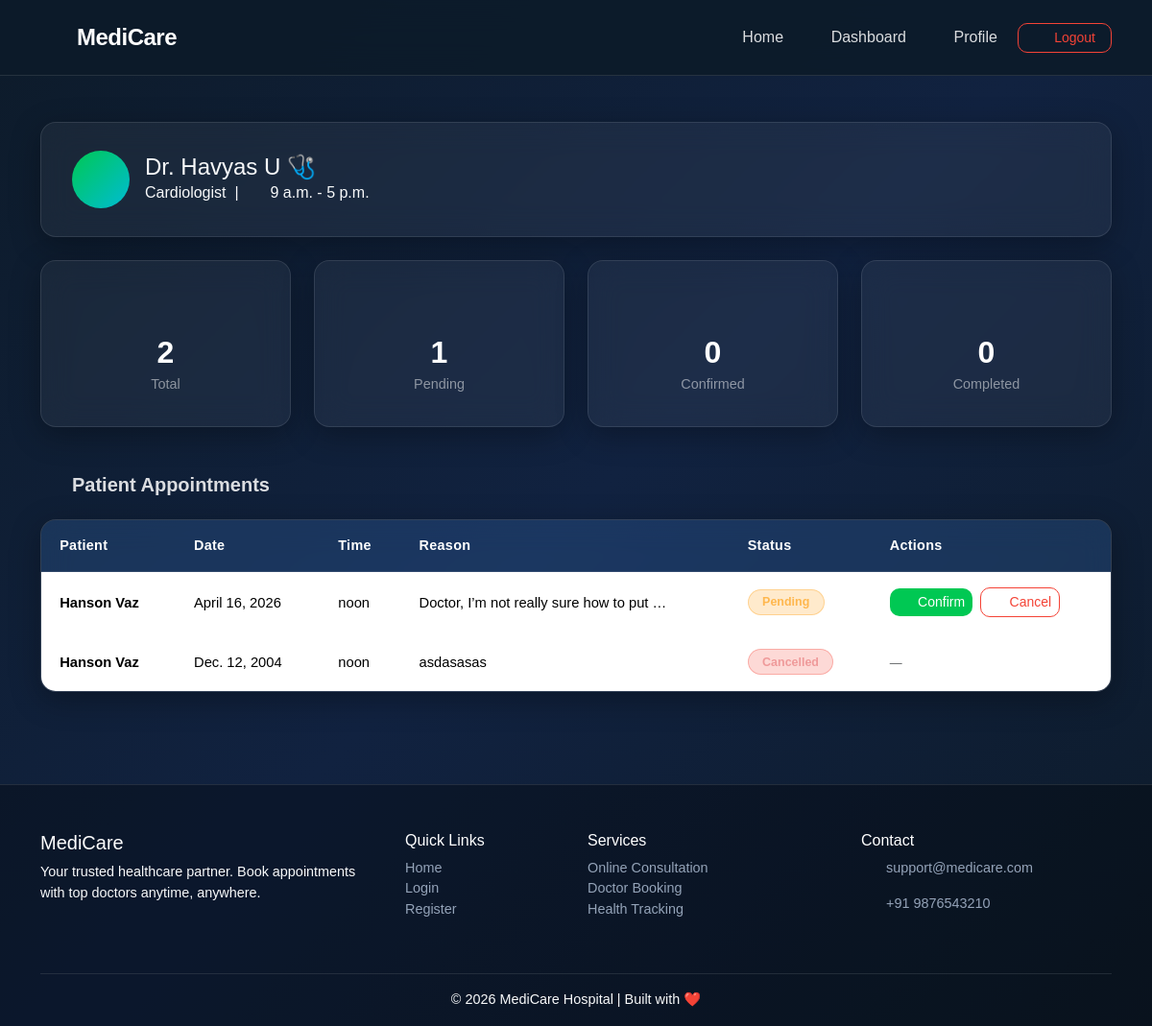
The app's page /doctor/dashboard/ (signed in), older data.
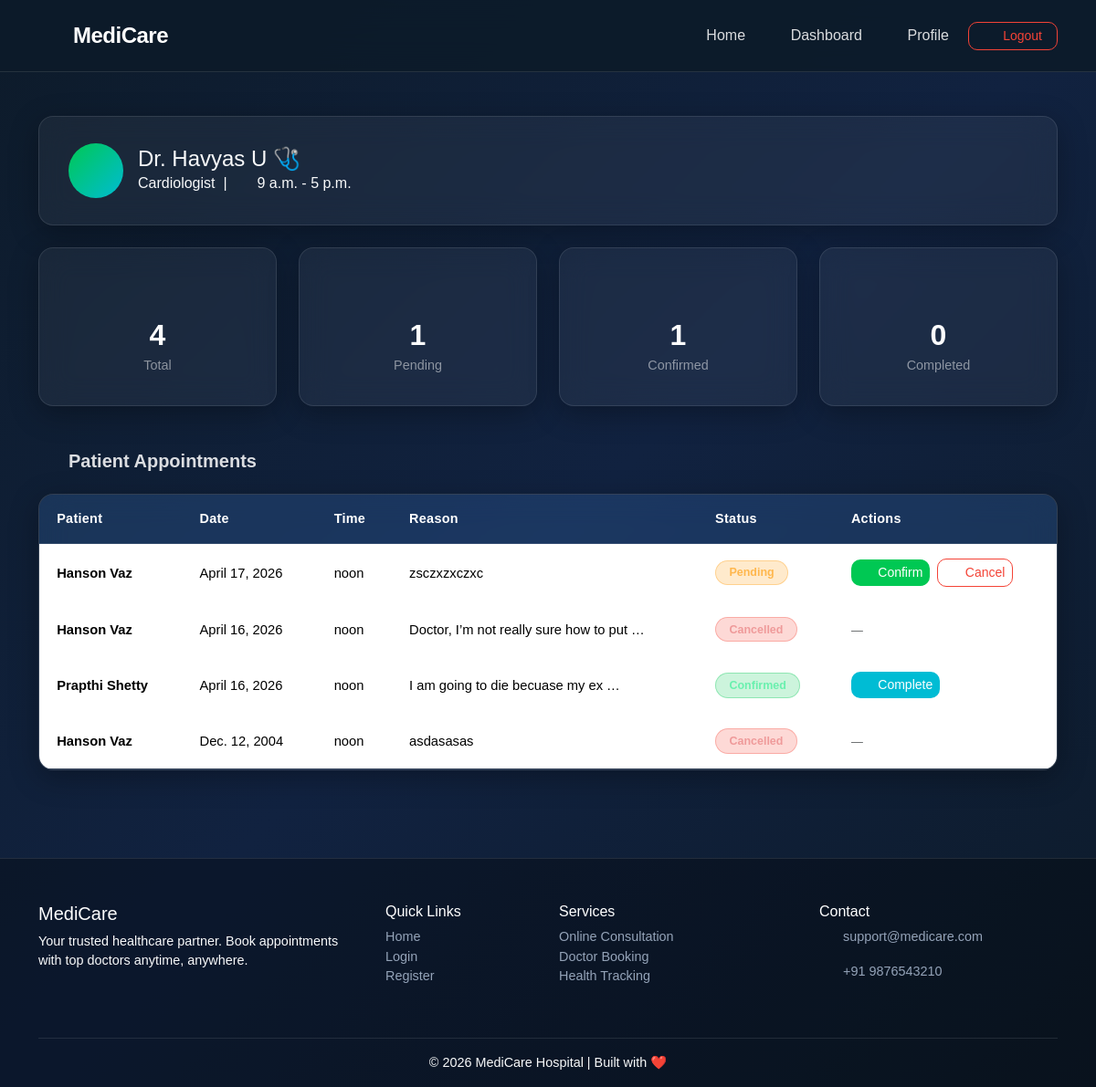
The same page, newer data.
### appointments/models.py (models this page shows, shortened)
class Doctor(models.Model):
    user = models.OneToOneField(User, on_delete=models.CASCADE, related_name='doctor_profile')
    specialization = models.CharField(max_length=100, choices=SPECIALIZATION_CHOICES)
    experience_years = models.PositiveIntegerField(default=0)
    consultation_fee = models.DecimalField(max_digits=8, decimal_places=2, default=0.00)
    available_from = models.TimeField(default='09:00')
    available_to = models.TimeField(default='17:00')
    bio = models.TextField(blank=True, null=True)
    is_available = models.BooleanField(default=True)
    created_at = models.DateTimeField(auto_now_add=True)

class Appointment(models.Model):
    patient = models.ForeignKey(User, on_delete=models.CASCADE, related_name='patient_appointments')
    doctor = models.ForeignKey(Doctor, on_delete=models.CASCADE, related_name='doctor_appointments')
    appointment_date = models.DateField()
    appointment_time = models.TimeField()
    reason = models.TextField()
    status = models.CharField(max_length=20, choices=STATUS_CHOICES, default='pending')
    notes = models.TextField(blank=True, null=True)  # Doctor's notes after visit
    created_at = models.DateTimeField(auto_now_add=True)
    updated_at = models.DateTimeField(auto_now=True)
    class Meta:
        ordering = ['-appointment_date', '-appointment_time']

### appointments/views.py (the view)
# urls.py: path('doctor/dashboard/', views.doctor_dashboard, name='doctor_dashboard'),
@login_required
def doctor_dashboard(request):
    try:
        doctor = request.user.doctor_profile
        appointments = Appointment.objects.filter(doctor=doctor)
        context = {
            'appointments': appointments,
            'doctor': doctor,
            'total': appointments.count(),
            'pending': appointments.filter(status='pending').count(),
            'confirmed': appointments.filter(status='confirmed').count(),
            'completed': appointments.filter(status='completed').count(),
        }
        return render(request, 'doctor_dashboard.html', context)
    except Doctor.DoesNotExist:
        messages.error(request, 'Doctor profile not found.')
        return redirect('home')

### templates/doctor_dashboard.html (shortened to what this page needs)
{% extends 'base.html' %}
{% block content %}
<div class="container py-5">
    <div class="dashboard-welcome glass-card mb-4">
        <div class="d-flex align-items-center gap-3">
            <div class="dash-avatar doctor-avatar-dash"><i class="fas fa-user-md"></i></div>
            <div>
                <h4 class="mb-0 text-light">Dr. {{ user.get_full_name }} 🩺</h4>
                <p class="text-light mb-0">{{ doctor.specialization }} &nbsp;|&nbsp;
                    <i class="fas fa-clock me-1"></i>{{ doctor.available_from }} - {{ doctor.available_to }}
                </p>
            </div>
        </div>
    </div>
    <div class="row g-4 mb-5">
        <div class="col-md-3 col-6">
            <div class="stat-card glass-card text-center">
                <i class="fas fa-calendar-alt stat-icon text-primary"></i>
                <h3 class="stat-number">{{ total }}</h3>
                <p class="stat-label">Total</p>
            </div>
        </div>
        <div class="col-md-3 col-6">
            <div class="stat-card glass-card text-center">
                <i class="fas fa-hourglass-half stat-icon text-warning"></i>
                <h3 class="stat-number">{{ pending }}</h3>
                <p class="stat-label">Pending</p>
            </div>
        </div>
        <div class="col-md-3 col-6">
            <div class="stat-card glass-card text-center">
                <i class="fas fa-check-circle stat-icon text-success"></i>
                <h3 class="stat-number">{{ confirmed }}</h3>
                <p class="stat-label">Confirmed</p>
            </div>
        </div>
        <div class="col-md-3 col-6">
            <div class="stat-card glass-card text-center">
                <i class="fas fa-clipboard-check stat-icon text-info"></i>
                <h3 class="stat-number">{{ completed }}</h3>
                <p class="stat-label">Completed</p>
            </div>
        </div>
    </div>
    <h5 class="fw-bold mb-4"><i class="fas fa-list-alt me-2 text-primary"></i>Patient Appointments</h5>
    <div class="glass-card p-0 overflow-hidden">
        <div class="table-responsive">
            <table class="table table-custom mb-0">
                <thead>
                    <tr>
                        <th>Patient</th>
                        <th>Date</th>
                        <th>Time</th>
                        <th>Reason</th>
                        <th>Status</th>
                        <th>Actions</th>
                    </tr>
                </thead>
                <tbody>
                    {% for appt in appointments %}
                    <tr>
                        <td><strong>{{ appt.patient.get_full_name|default:appt.patient.username }}</strong></td>
                        <td>{{ appt.appointment_date }}</td>
                        <td>{{ appt.appointment_time }}</td>
                        <td>{{ appt.reason|truncatewords:8 }}</td>
                        <td>
                            <span class="badge status-{{ appt.status }}">{{ appt.status|capfirst }}</span>
                        </td>
                        <td>
                            {% if appt.status == 'pending' %}
                            <a href="{% url 'update_appointment' appt.id 'confirmed' %}"
                                class="btn btn-sm btn-success me-1">
                                <i class="fas fa-check"></i> Confirm
                            </a>
                            <a href="{% url 'update_appointment' appt.id 'cancelled' %}"
                                class="btn btn-sm btn-outline-danger">
                                <i class="fas fa-times"></i> Cancel
                            </a>
                            {% elif appt.status == 'confirmed' %}
                            <a href="{% url 'update_appointment' appt.id 'completed' %}" class="btn btn-sm btn-info">
                                <i class="fas fa-clipboard-check"></i> Complete
                            </a>
                            {% else %}
                            <span class="text-muted small">—</span>
                            {% endif %}
                        </td>
                    </tr>
                    {% endfor %}
                </tbody>
            </table>
        </div>
    </div>
</div>
{% endblock %}

### templates/base.html (shortened to what this page needs)
<!DOCTYPE html>
<html lang="en">
<head>
    {% load static %}
    <link rel="stylesheet" href="{% static 'bootstrap/css/bootstrap.min.css' %}" />
    <link rel="stylesheet" href="{% static 'css/style.css' %}" />
    <link rel="stylesheet" href="{% static 'fontawesome/css/all.min.css' %}" />
</head>
<body>
    <nav class="navbar navbar-expand-lg navbar-custom sticky-top">
        <div class="container">
            <a class="navbar-brand" href="{% url 'home' %}">
                <i class="fas fa-hospital-symbol me-2"></i>MediCare
            </a>
            <div class="collapse navbar-collapse" id="navbarNav">
                <ul class="navbar-nav ms-auto align-items-center">
                    <li class="nav-item">
                        <a class="nav-link" href="{% url 'home' %}"><i class="fas fa-home me-1"></i>Home</a>
                    </li>
                    {% if user.is_authenticated %}
                    {% if user.profile.role == 'doctor' %}
                    <li class="nav-item">
                        <a class="nav-link" href="{% url 'doctor_dashboard' %}">
                            <i class="fas fa-columns me-1"></i>Dashboard
                        </a>
                    </li>
                    {% else %}
                    <li class="nav-item">
                        <a class="nav-link" href="{% url 'patient_dashboard' %}">
                            <i class="fas fa-columns me-1"></i>Dashboard
                        </a>
                    </li>
                    {% endif %}
                    <li class="nav-item">
                        <a class="nav-link" href="{% url 'edit_profile' %}">
                            <i class="fas fa-user-edit me-1"></i>Profile
                        </a>
                    </li>
                    <li class="nav-item ms-2">
                        <a class="btn btn-outline-danger btn-sm px-3" href="{% url 'logout' %}">
                            <i class="fas fa-sign-out-alt me-1"></i>Logout
                        </a>
                    </li>
                    {% endif %}
                </ul>
            </div>
        </div>
    </nav>
    {% block content %}{% endblock %}
    <footer class="footer mt-5 pt-5 pb-3">
        <div class="container">
            <div class="row">
                <div class="col-md-4 mb-4">
                    <h5 class="text-white">MediCare</h5>
                    <p class="text-light">
                        Your trusted healthcare partner. Book appointments with top doctors anytime, anywhere.
                    </p>
                </div>
                <div class="col-md-2 mb-4">
                    <h6 class="text-white">Quick Links</h6>
                    <ul class="list-unstyled">
                        <li><a href="{% url 'home' %}" class="footer-link">Home</a></li>
                        <li><a href="{% url 'login' %}" class="footer-link">Login</a></li>
                        <li><a href="{% url 'register' %}" class="footer-link">Register</a></li>
                    </ul>
                </div>
                <div class="col-md-3 mb-4">
                    <h6 class="text-white">Services</h6>
                    <ul class="list-unstyled">
                        <li class="footer-text">Online Consultation</li>
                        <li class="footer-text">Doctor Booking</li>
                        <li class="footer-text">Health Tracking</li>
                    </ul>
                </div>
                <div class="col-md-3 mb-4">
                    <h6 class="text-white">Contact</h6>
                    <p class="footer-text"><i class="fas fa-envelope me-2"></i>support@medicare.com</p>
                    <p class="footer-text"><i class="fas fa-phone me-2"></i>+91 9876543210</p>
                </div>
            </div>
            <hr class="border-secondary">
            <div class="text-center text-light">
                © 2026 MediCare Hospital | Built with ❤️
            </div>
        </div>
    </footer>
</body>
</html>

### static/css/style.css (style rules this page uses)
:root { --primary: #1a73e8; --primary-dark: #1557b0; --primary-light: #e8f0fe; --secondary: #00bcd4; --success: #00c853; --danger: #f44336; --warning: #ff9800; --dark: #0d1b2a; --dark2: #112240; --card-bg: rgba(255, 255, 255, 0.05); --card-border: rgba(255, 255, 255, 0.1); --text-light: rgba(255, 255, 255, 0.85); --text-muted: rgba(255, 255, 255, 0.5); --glass-blur: blur(16px); --radius: 16px; --radius-sm: 10px; --shadow: 0 8px 32px rgba(0, 0, 0, 0.3); --transition: all 0.3s ease; }
* { margin: 0; padding: 0; box-sizing: border-box; }
body { font-family: 'Poppins', sans-serif; background: linear-gradient(135deg, #0d1b2a 0%, #112240 50%, #0d1b2a 100%); min-height: 100vh; color: var(--text-light); background-attachment: fixed; }
.glass-card { background: var(--card-bg); backdrop-filter: var(--glass-blur); -webkit-backdrop-filter: var(--glass-blur); border: 1px solid var(--card-border); border-radius: var(--radius); padding: 1.5rem; box-shadow: var(--shadow); transition: var(--transition); }
.navbar-custom { background: rgba(13, 27, 42, 0.9); backdrop-filter: blur(20px); -webkit-backdrop-filter: blur(20px); border-bottom: 1px solid var(--card-border); padding: 1rem 0; }
.navbar-brand { font-size: 1.5rem; font-weight: 700; color: white !important; letter-spacing: -0.5px; }
.navbar-brand i { color: var(--primary); }
.nav-link { color: var(--text-light) !important; font-weight: 500; transition: var(--transition); padding: 0.4rem 0.8rem !important; border-radius: var(--radius-sm); }
.btn-outline-danger { border-color: var(--danger); color: var(--danger); font-weight: 500; border-radius: var(--radius-sm); transition: var(--transition); }
.btn-success { background: var(--success) !important; border: none !important; border-radius: var(--radius-sm) !important; font-weight: 500 !important; transition: var(--transition) !important; }
.btn-info { background: var(--secondary) !important; border: none !important; border-radius: var(--radius-sm) !important; font-weight: 500 !important; color: white !important; transition: var(--transition) !important; }
.stat-card { padding: 2rem 1rem; text-align: center; }
.stat-icon { font-size: 2rem; margin-bottom: 0.8rem; display: block; }
.stat-number { font-size: 2rem; font-weight: 700; color: white; margin-bottom: 0.2rem; }
.stat-label { color: var(--text-muted); font-size: 0.9rem; margin: 0; font-weight: 500; }
.dashboard-welcome { padding: 1.8rem 2rem; }
.dash-avatar { width: 60px; height: 60px; background: linear-gradient(135deg, var(--primary), var(--secondary)); border-radius: 50%; display: flex; align-items: center; justify-content: center; font-size: 1.5rem; color: white; flex-shrink: 0; }
.doctor-avatar-dash { background: linear-gradient(135deg, #00c853, #00bcd4); }
.table-custom { color: var(--text-light); border-color: var(--card-border); }
.table-custom thead th { background: rgba(26, 115, 232, 0.15); color: white; font-weight: 600; border-color: var(--card-border); padding: 1rem 1.2rem; font-size: 0.9rem; letter-spacing: 0.3px; }
.table-custom tbody tr { border-color: var(--card-border); transition: var(--transition); }
.table-custom tbody td { padding: 1rem 1.2rem; vertical-align: middle; border-color: var(--card-border); font-size: 0.92rem; }
.badge { font-size: 0.78rem; padding: 0.4rem 0.9rem; border-radius: 50px; font-weight: 600; }
.status-pending { background: rgba(255, 152, 0, 0.2); color: #ffb74d; border: 1px solid rgba(255, 152, 0, 0.3); }
.status-confirmed { background: rgba(0, 200, 83, 0.2); color: #69f0ae; border: 1px solid rgba(0, 200, 83, 0.3); }
.status-cancelled { background: rgba(244, 67, 54, 0.2); color: #ef9a9a; border: 1px solid rgba(244, 67, 54, 0.3); }
.footer { background: rgba(0, 0, 0, 0.3); border-top: 1px solid var(--card-border); padding: 1.5rem 0; color: var(--text-muted); font-size: 0.9rem; }
.footer-link { color: #94a3b8; text-decoration: none; }
.footer-text { color: #94a3b8; }

Row changes from the older to the newer data that the page shows:
added Appointment: patient.get_full_name "Hanson Vaz", appointment_date "April 17, 2026", appointment_time "noon", reason "zsczxzxczxc", status "Pending", shows "Confirm"
changed Appointment "Doctor, I’m not really sure how to put …": status "Pending" → "Cancelled"; status "Confirm Cancel" → "—"
added Appointment: patient.get_full_name "Prapthi Shetty", appointment_date "April 16, 2026", appointment_time "noon", reason "I am going to die becuase my ex …", status "Confirmed", shows "Complete"
Text that changed along with them:
{{ total }}: "2" → "4"
{{ confirmed }}: "0" → "1"
